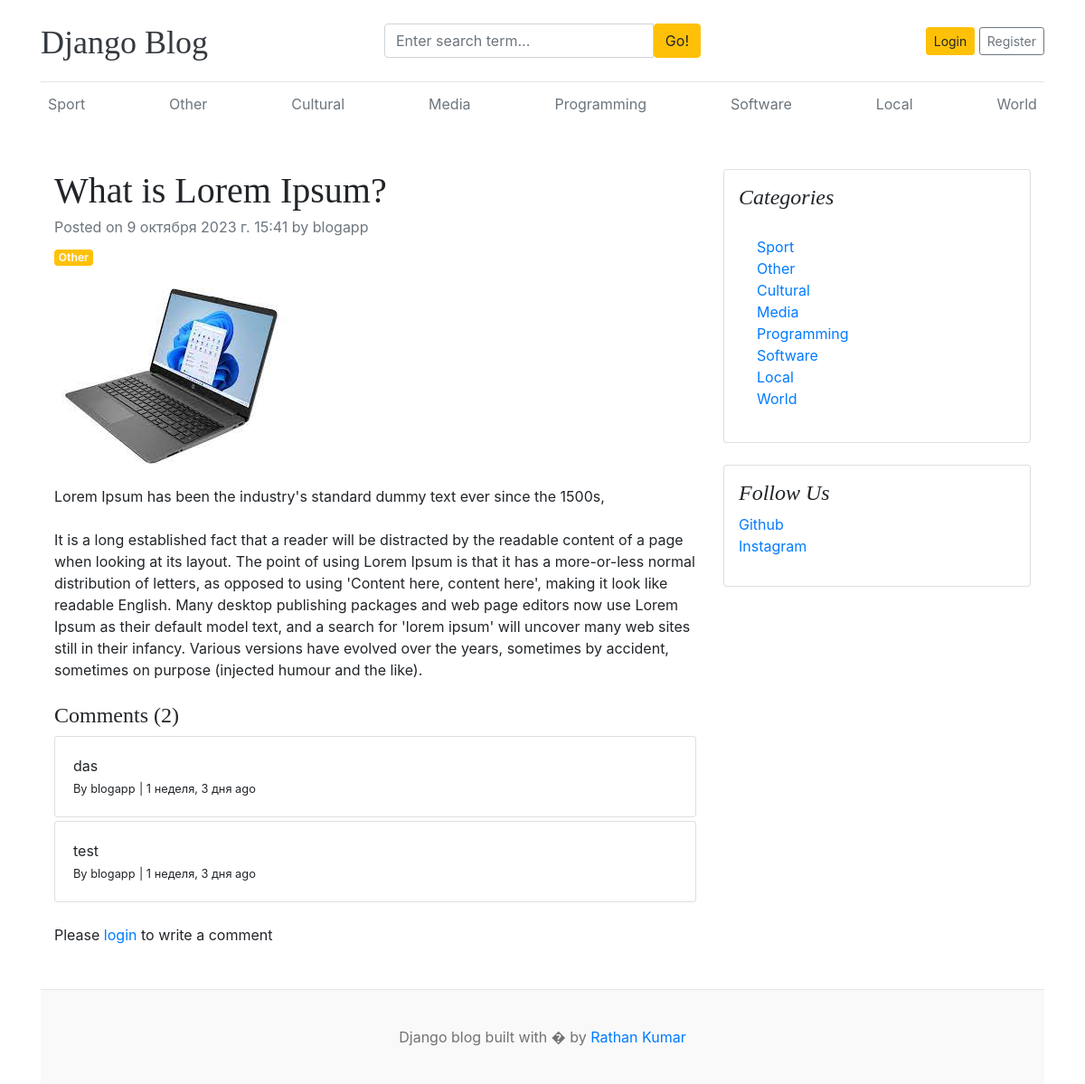
The page /blogs/what-is-lorem-ipsum/ on the database its author committed.
### home/models.py (models this page shows, shortened)
class Category(models.Model):
    name = models.CharField(max_length=200, unique=True)
    created_at = models.DateTimeField(auto_now_add=True)
    updated_at = models.DateTimeField(auto_now=True)
    def __str__(self):
        return self.name

class Blog(models.Model):
    title = models.CharField(max_length=200)
    slug = models.SlugField(max_length=150, unique=True, blank=True)
    category = models.ForeignKey(Category, on_delete=models.CASCADE)
    author = models.ForeignKey(User, on_delete=models.CASCADE)
    featured_image = models.ImageField(upload_to='images')
    short_description = models.TextField()
    blog_body = models.TextField()
    status = models.CharField(max_length=50, choices=STATUS_CHOICES, default='Draft')
    is_featured = models.BooleanField(default=False)
    created_at = models.DateTimeField(auto_now_add=True)
    updated_at = models.DateTimeField(auto_now=True)

class Comment(models.Model):
    user = models.ForeignKey(User, on_delete=models.CASCADE)
    blog = models.ForeignKey(Blog, on_delete=models.CASCADE)
    comment = models.TextField()
    created_at = models.DateTimeField(auto_now_add=True)
    updated_at = models.DateTimeField(auto_now=True)
    def __str__(self):
        return self.comment

class SocialLink(models.Model):
    platform = models.CharField(max_length=25)
    link = models.URLField(max_length=100)
    created_at = models.DateTimeField(auto_now_add=True)
    updated_at = models.DateTimeField(auto_now=True)

### home/views.py (the view, shortened to what this page needs)
# urls.py: path('blogs/<slug:slug>/', views.blogs, name='blogs'),
def blogs(request, slug):
    single_blog = get_object_or_404(Blog, slug=slug, status='Published')
    comments = Comment.objects.filter(blog=single_blog)
    comment_count = comments.count()
    context = {'single_blog': single_blog, 'comments': comments, 'comment_count': comment_count}
    return render(request, 'blogs.html', context)

### home/context_processors.py (called while the page is built)
def get_categories(request):
    categories = Category.objects.all()
    return dict(categories=categories)

def get_social_links(request):
    social_links = SocialLink.objects.all()
    return dict(social_links=social_links)

### templates/blogs.html
{% extends 'base.html' %}
{% block content %}
<div class="container mt-5">
    <div class="row">
        <div class="col-lg-8">
            <article>
                <header class="mb-4">
                    <h1 class="fw-bolder mb-1">{{single_blog.title}}</h1>
                    <div class="text-muted fst-italic mb-2">Posted on {{single_blog.created_at}} by {{single_blog.author}}</div>
                    <a class="badge bg-warning text-decoration-none text-light" href="#!">{{single_blog.category}}</a>
                </header>
                <figure class="mb-4"><img class="img-fluid rounded" src="{{single_blog.featured_image.url}}" alt="..." /></figure>
                <section class="mb-5">
                    <p class="fs-5 mb-4">{{single_blog.short_description}}</p>
                    <p class="fs-5 mb-4">{{single_blog.blog_body}}</p>
                    <h4>Comments ({{comment_count}})</h4>
                    {% if comments %}
                    {% for comment in comments %}
                        <div class="card mt-1">
                            <div class="card-body">
                                <p class="card-text mb-0">{{comment}}</p>
                                <span>
                                    <small>By {{comment.user}}</small>
                                    <small>| {{ comment.created_at|timesince }} ago</small>
                                </span>
                            </div>
                        </div>
                    {% endfor %}
                    {%else%}
                    No comments
                    {% endif %}
                    <br>
                    <div class="form-group">
                        {% if user.is_authenticated %}
                        <form action="" method="POST">
                            {% csrf_token %}
                            <div class="form-group">
                                <textarea name="comment" class="form-control" placeholder="Write your comment"></textarea>
                                <input type="submit" value="Submit" class="btn btn-primary mt-2">
                            </div>
                        </form>
                        {% else %}
                        <p>Please <span><a href="{% url 'login' %}">login</a></span> to write a comment</p>
                        {% endif %}
                    </div>
                    </section>
            </article>
        </div>
        <div class="col-lg-4">
            <div class="card mb-4 p-3">
                <h4 class="font-italic">Categories</h4>
                <div class="card-body">
                    <div class="row">
                        <div class="col-sm-6">
                            <ul class="list-unstyled mb-0">
                                {% for cat in categories %}
                                <li><a href="{% url 'category' cat.id %}">{{ cat.name }}</a></li>
                                {% endfor %}
                        </div>
                    </div>
                </div>
            </div>
            {% if  social_links %}
            <div class="card mb-4 p-3">
                <h4 class="font-italic">Follow Us</h4>
                <ol class="list-unstyled">
                    {% for i in social_links %}
                    <li><a href="{{i.link}}" target="_blank">{{i.platform}}</a></li>
                    {% endfor %}
                </ol>
            </div>
            {% endif %}
        </div>
    </div>
</div>
{% endblock %}

### templates/base.html (shortened to what this page needs)
{% load static %}
<!DOCTYPE html>
<html lang="en">
<head>
    <link href="https://getbootstrap.com/docs/4.0/dist/css/bootstrap.min.css" rel="stylesheet">
    <link href="{% static 'css/blog.css' %}" rel="stylesheet">
    <link rel="stylesheet" href="https://cdnjs.cloudflare.com/ajax/libs/font-awesome/4.7.0/css/font-awesome.min.css">
  </head>
<body>
    <div class="container">
      <header class="blog-header py-3">
        <div class="row flex-nowrap justify-content-between align-items-center">
          <div class="col-4 pt-1">
            <a class="blog-header-logo text-dark" href="/">Django Blog</a>
          </div>
          <div class="col-4">
            <form action="{% url 'search' %}" method="GET">
              <div class="input-group">
                <input class="form-control" type="text" name="keyword" value="{{ keyword }}" placeholder="Enter search term..." aria-label="Enter search term..." aria-describedby="button-search" />
                <button type="submit" class="btn btn-warning" id="button-search" type="button">Go!</button>
            </div>
            </form>
          </div>
          <div class="col-4 d-flex justify-content-end align-items-center">
            {% if not user.is_authenticated %}
            <a class="btn btn-sm btn-warning" href="{% url 'login' %}">Login</a> &nbsp;
            <a class="btn btn-sm btn-outline-secondary" href="{% url 'register' %}">Register</a>
            {% else %}
            <span><a href="{% url 'dashboard' %}">Dashboard</a></span>
            &emsp;
            <span><a href="{% url 'logout' %}">Logout</a></span>
            {% endif %}
          </div>
        </div>
      </header>
      <div class="nav-scroller py-1 mb-2">
        <nav class="nav d-flex justify-content-between">
          {% for cat in categories %}
          <a class="p-2 text-muted" href="{% url 'category' cat.id %}">{{cat.name}}</a>
          {% endfor %}
        </nav>
      </div>
      {% block content %}
      {% endblock content %}
<footer class="blog-footer">
<p>Django blog built with � by <a href="#">Rathan Kumar</a></p>
</footer>
</body>
</html>

### static/css/blog.css (style rules this page uses)
.blog-header { border-bottom: 1px solid #e5e5e5; }
.blog-header-logo { font-family: "Playfair Display", Georgia, "Times New Roman", serif; font-size: 2.25rem; }
h1, h2, h3, h4, h5, h6 { font-family: "Playfair Display", Georgia, "Times New Roman", serif; }
.blog-footer { padding: 2.5rem 0; color: #727272; text-align: center; background-color: #f9f9f9; border-top: .05rem solid #e5e5e5; }
.blog-footer p:last-child { margin-bottom: 0; }

### rows shown on the page
Category: name "Sport"
Category: name "Other"
Category: name "Cultural"
Category: name "Media"
Category: name "Programming"
Category: name "Software"
Category: name "Local"
Category: name "World"
Blog: title "What is Lorem Ipsum?", created_at "9 октября 2023 г. 15:41", author "blogapp", category "Other", featured_image (picture), short_description "Lorem Ipsum has been the industry's standard dummy text ever since the 1500s,", blog_body "It is a long established fact that a reader will be distracted by the readable content of a page when looking at its layout. The point of using Lorem Ipsum is that it has a more-or-less normal distribution of letters, as opposed to using 'Content here, content here', making it look like readable English. Many desktop publishing packages and web page editors now use Lorem Ipsum as their default model text, and a search for 'lorem ipsum' will uncover many web sites still in their infancy. Various versions have evolved over the years, sometimes by accident, sometimes on purpose (injected humour and the like)."
Comment: comment "das", user "blogapp", created_at "1 неделя, 3 дня"
Comment: comment "test", user "blogapp", created_at "1 неделя, 3 дня"
SocialLink: platform "Github"
SocialLink: platform "Instagram"

### other values the page prints
{{ comment_count }} "2"
